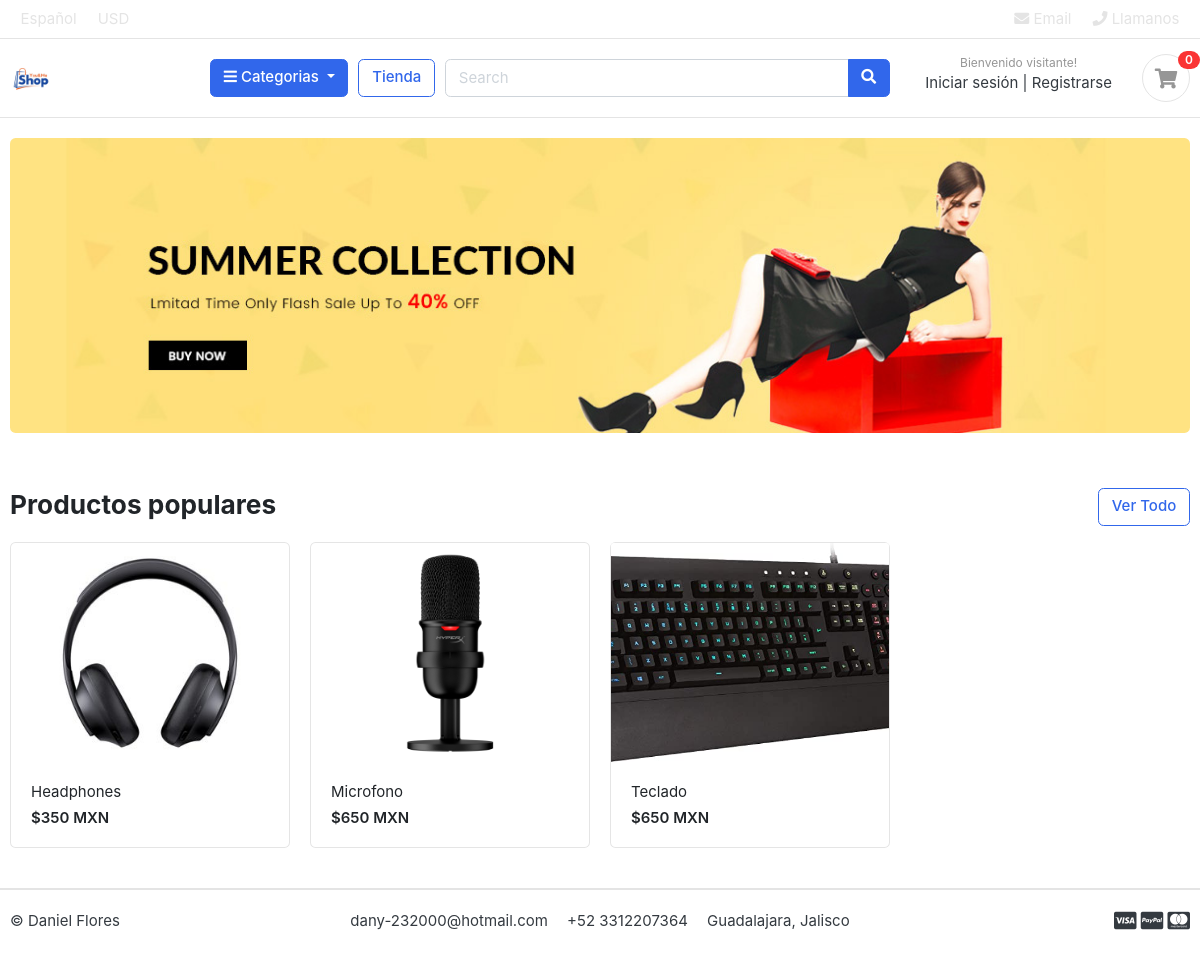
The page / on the database its author committed.
### store/models.py (models this page shows, shortened)
class Product( models.Model ):
    product_name = models.CharField( max_length=200, unique=True )
    slug = models.CharField( max_length=200, unique=True )
    description = models.TextField( max_length=500, blank=True )
    price = models.IntegerField()
    images = models.ImageField( upload_to='photos/products' )
    stock = models.IntegerField()
    is_available = models.BooleanField( default=True )
    category = models.ForeignKey( Category, on_delete=models.CASCADE )
    created_date = models.DateTimeField( auto_now_add=True )
    modified_date = models.DateTimeField( auto_now=True )
    def get_url(self):
        return reverse( 'store:product_detail', args=[self.category.slug, self.slug] )

### ecommerce/views.py (the view)
# urls.py: 2. Add a URL to urlpatterns:  path('', views.home, name='home')
def home( request ):
    products = Product.objects.all().filter( is_available=True )
    context = {
        'products': products
    }
    return render( request, 'home.html', context )

### category/context_processors.py (called while the page is built)
def menu_links( request ):
    links = Category.objects.all()
    return dict( links=links )

### category/models.py (called while the page is built)
    def get_url( self ):
        return reverse( 'store:products_by_category', args=[self.slug] )

### templates/home.html
{% extends 'base.html' %}
{% load static %}
{% block content %}
	<section class="section-intro padding-y-sm">
	<div class="container">
	<div class="intro-banner-wrap">
		<img src=" {% static 'images/banners/banner01.jpg' %} " class="img-fluid rounded">
	</div>
	</div>
	</section>
	<section class="section-name padding-y-sm">
	<div class="container">
	<header class="section-heading">
		<a href="{% url 'store:store' %}" class="btn btn-outline-primary float-right">Ver Todo</a>
		<h3 class="section-title">Productos populares</h3>
	</header>
	<div class="row">
		{% for p in products %}
			<div class="col-md-3">
				<div class="card card-product-grid">
					<a href="{{ p.get_url }}" class="img-wrap"> <img src=" {{ p.images.url }} "> </a>
					<figcaption class="info-wrap">
						<a href="{{ p.get_url }}" class="title">{{ p.product_name }}</a>
						<div class="price mt-1">${{ p.price }} MXN</div>
					</figcaption>
				</div>
			</div>
		{% endfor %}
	</div>
	</div>
	</section>
{% endblock %}

### static/css/ui.css (style rules this page uses)
html { font-family: "Inter", sans-serif; font-size: 15px; }
.img-wrap { text-align: center; display: block; }
.img-wrap img { max-width: 100%; }
.padding-y-sm { padding-top: 20px; padding-bottom: 20px; }
.section-heading { margin-bottom: 20px; margin-top: 15px; }
.section-title { color: #212529; }
[class*=card-product] a.title { color: #212529; display: block; }
[class*=card-product] .img-wrap { overflow: hidden; position: relative; }
[class*=card-product] .img-wrap img { height: 100%; max-width: 100%; width: auto; display: inline-block; -o-object-fit: cover; object-fit: cover; }
.card-product-grid { margin-bottom: 20px; }
.card-product-grid .img-wrap { border-radius: 0.2rem 0.2rem 0 0; height: 220px; }
.card-product-grid .info-wrap { overflow: hidden; padding: 18px 20px; }
.card .img-wrap { overflow: hidden; }
.price { font-weight: 600; color: #212529; }

### rows shown on the page
Product: images (picture), product_name "Headphones", price "350"
Product: images (picture), product_name "Microfono", price "650"
Product: images (picture), product_name "Teclado", price "650"
